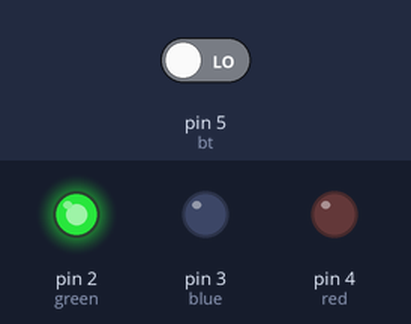
Simulated run of this sketch. Board: Arduino Uno, built with avr-gcc and run on an emulated ATmega328P. Parts: output pins drawn as LEDs (lit = HIGH). Dashed ring = blinking. The test bench sets the inputs (shaded band); at power-on: pin 5 (bt) LOW.

Above: at 1.2 s.
1.3 s: pin 5 (bt) driven HIGH
At 1.65 s:
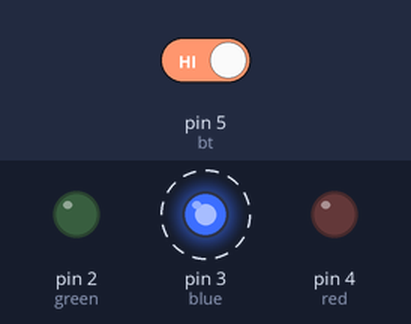
At 2.3 s:
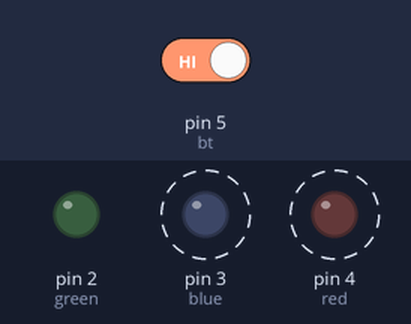
4.3 s: pin 5 (bt) driven LOW
At 5.6 s:
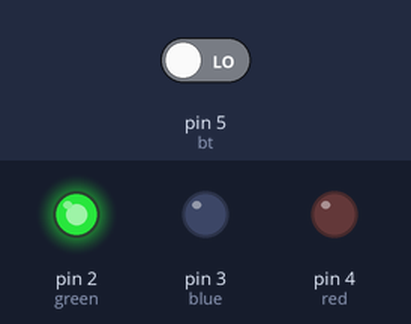
Timing chart, 0 to 7.3 s (numbered marks = the images above; inputs shaded):
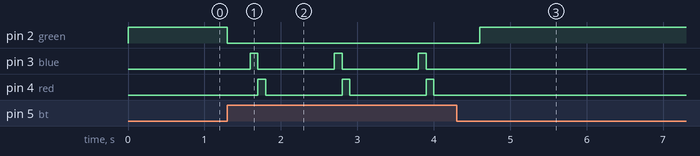

Measured:
- after the input at 1.3 s, pin 2 (green): HIGH → LOW at once; pin 3 (blue): alternates HIGH for 0.10 s and LOW for 1.0 s, starting after 0.30 s; pin 4 (red): alternates HIGH for 0.10 s and LOW for 1.0 s, starting after 0.40 s
- after the input at 4.3 s, pin 2 (green): LOW → HIGH after 0.30 s; pin 3 (blue), pin 4 (red): stops changing and stays LOW

The sketch:

siren.ino
```cpp
int green = 2, blue = 3, red = 4; //DEFINE LED PIN_NV
int bt = 5; //DEFINE BUTTON PIN_NV
int siren; //CHK SIREN STATUS

/*
When the siren is in operation, the value is 1
if not else the value is 0
same to boolean
*/

void setup() {
pinMode(green, OUTPUT); //BUTTON ACTIVITY LED
pinMode(blue, OUTPUT);
pinMode(red, OUTPUT);
pinMode(bt, INPUT);
}

void loop() { // DETECTING THE BUTTON
	if (siren == 0){
		dig_wr(green, 1);
		  if (digitalRead(bt)== 1){
		  	dig_wr(green, 0);
  			  siren = 1;
  			  siren_act();
  		  }
	}
}

void siren_act(){ // Blinking siren
delay(300); //Time to loooong press the button so, need to delay
  while (1){
    if(siren==1){
        dig_wr(blue, 1);
        delay(100);
        dig_wr(blue, 0);
        dig_wr(red, 1);
        delay(100);
        dig_wr(red, 0);
      if (digitalRead(bt) == 1){ //When the button is pressed while the siren is operating
        siren = 0;
       }
    }
    else{
      dig_wr(blue, 0);
      dig_wr(red, 0);
      //Time to press the button again
      delay(600); //PUSH BUTTON ERROR DELAY
    break;
    }
 }
}


void dig_wr(int pin_nv, int value) {
 digitalWrite(pin_nv, value);
}


/*
#####2016/11/22#####
http://github.com/devstar1224
*/
```
